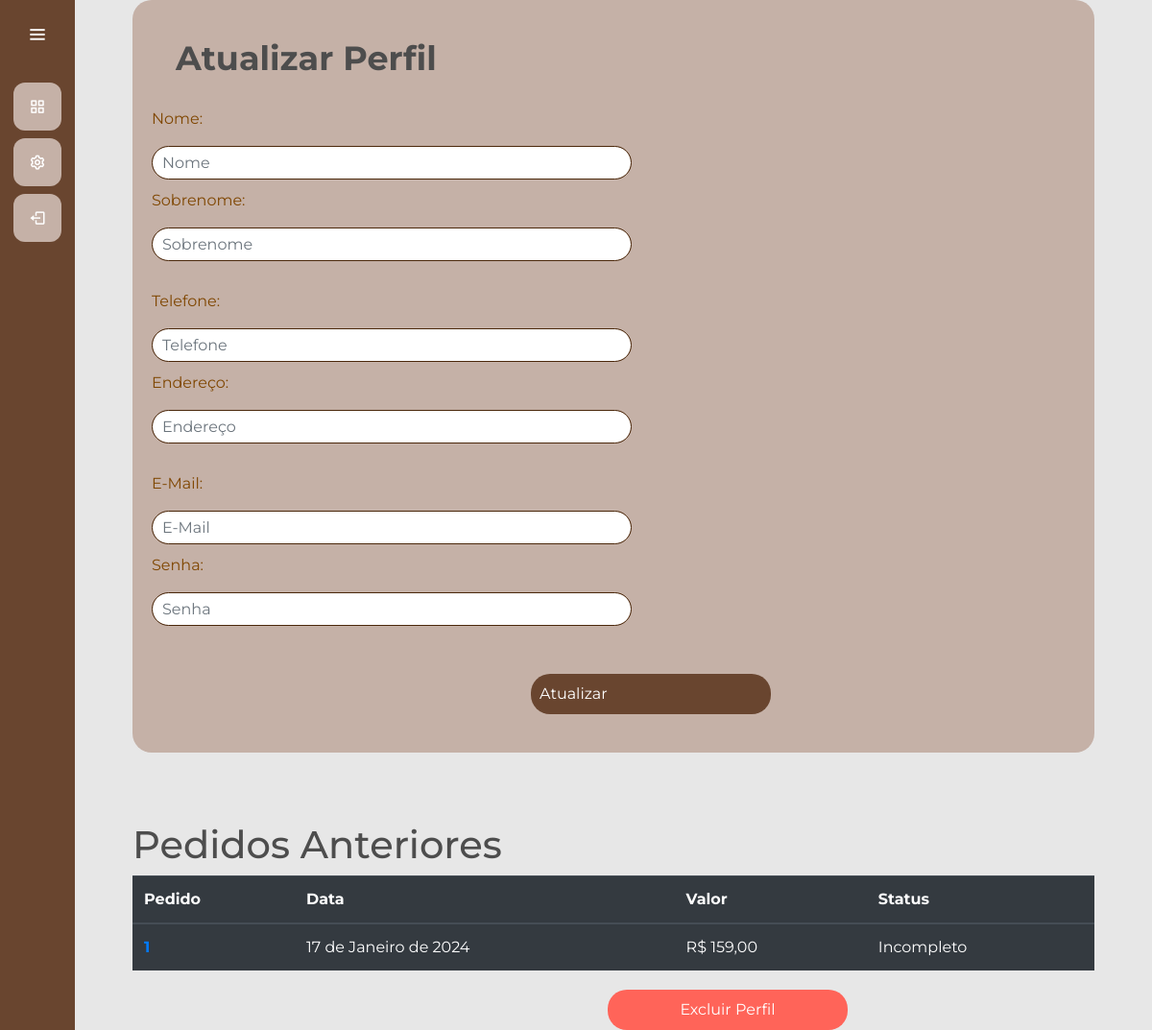
Page /usuarios/perfil/ (signed in) on the earlier database version.
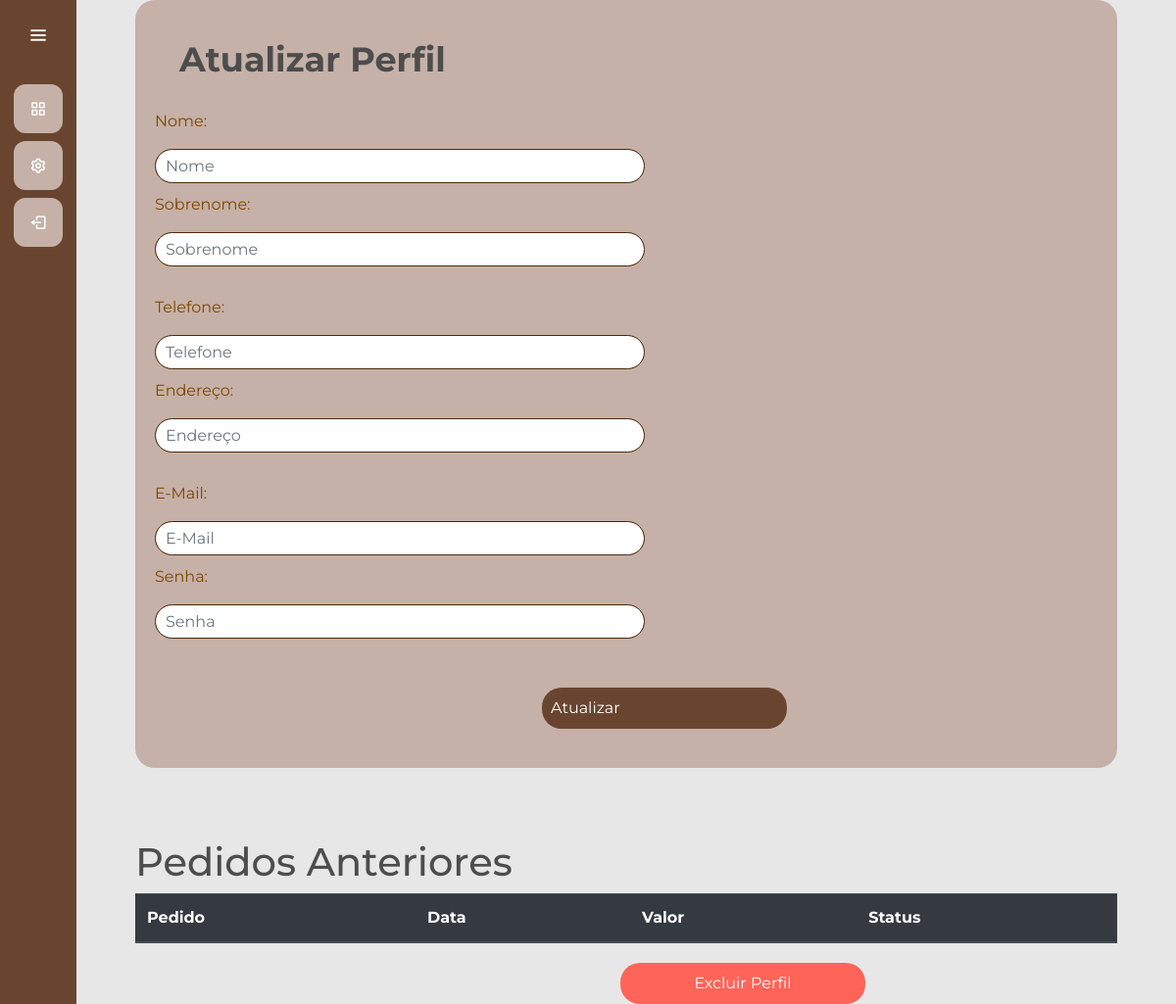
Same page on the later database version.
### gerenciamento/models.py (models this page shows, shortened)
class Pedido(models.Model):
    id_pedido = models.AutoField(primary_key=True)
    id_transacao = models.CharField(max_length=255, null=True)
    cliente = models.ForeignKey(usuarios_models.Usuario, on_delete=models.SET_NULL, null=True, blank=True)
    data = models.DateField(auto_now_add=True)
    valor_final = models.FloatField(default=0.0)
    produtos = models.ManyToManyField(Produto, through='PedidoProduto')
    completo = models.BooleanField(default=False, null=True, blank=False)

### usuarios/views.py (the view, shortened to what this page needs)
# urls.py: path('perfil/', views.perfil, name='perfil'),
@login_required(login_url='/usuarios/cadastro/')
def perfil(request):
    pedidos = Pedido.objects.filter(cliente=request.user, valor_final__gt=0)
    return render(request, 'perfil.html',{'pedidos': pedidos})

### usuarios/models.py (called while the page is built)
    def __str__(self) -> str:
        return self.username

### usuarios/templates/perfil.html (shortened to what this page needs)
{% extends "cliente.html" %}
{% load static %}
{% block 'head' %}
    <link rel="stylesheet" href="{% static 'usuarios/css/principal-oficial.css' %}">
    <link rel="stylesheet" href="{% static 'usuarios/css/perfil-oficial.css' %}">
{% endblock %}
{% block 'dashboard' %}
<body>
    <div class="container-perfil">
        <div id="att-perfil">
            <form action="{% url 'perfil' %}" method="POST" id="form-perfil">
                <div class="caixa-perfil">
                    <div id="perfil">
                        <h1 class="titulo_perfil">Atualizar Perfil</h1>
                        <div class="row">
                            <div class="col-md">
                                <p>Nome:</p>
                                <input type="text" class="form-control" placeholder="Nome" name="nome" value="{{nome}}" >
                            </div>
                            <div class="col-md">
                                <p>Sobrenome:</p>
                                <input type="text" class="form-control" placeholder="Sobrenome" name="sobrenome" value="{{sobrenome}}" >
                            </div>
                        </div>
                        <div class="row">
                            <div class="col-md">
                                <p>Telefone:</p>
                                <input type="text" class="form-control" placeholder="Telefone" name="telefone" value="{{telefone}}" >
                            </div>
                            <div class="col-md">
                                <p>Endereço:</p>
                                <input type="text" class="form-control" placeholder="Endereço" name="endereco" value="{{endereco}}" >
                            </div>
                        </div>
                        <div class="row">
                            <div class="col-md">
                                <p>E-Mail:</p>
                                <input type="email" class="form-control" placeholder="E-Mail" name="email" value="{{email}}" >
                            </div>
                            <div class="col-md">
                                <p>Senha:</p>
                                <input type="password" class="form-control" placeholder="Senha" name="senha" value="{{senha}}" >
                            </div>
                        </div>
                        <div class="row">
                            <button class="btn-att-perfil" value="Atualizar">Atualizar</button>
                        </div>
                    </div>
                </div>
            </form>
        </div>
    </div>
    <div class="container-pedidos">
        <br>
        <br>
        <div id="pedidos-anteriores" class="pedidos-anteriores">
            <div class="caixa-pedidos">
                <div id="pedidos" class="pedidos-anteriores">
                    <br>
                    <h1  id="pedidos-anteriores-perfil">Pedidos Anteriores</h1>
                    <div class="container-fluid distanciamento">
                        <table class="table table-dark">
                            <thead>
                                <tr>
                                    <th scope="col">Pedido</th>
                                    <th scope="col">Data</th>
                                    <th scope="col">Valor</th>
                                    <th scope="col">Status</th>
                                </tr>
                            </thead>
                            <tbody>
                                {% for pedido in pedidos|dictsortreversed:"id_pedido" %}
                                    <tr>
                                        <th><a href="{% url 'notaPedido' pedido.id_pedido %}">{{ pedido.id_pedido }}</a></th>
                                        <td>{{ pedido.data }}</td>
                                        <td>R$ {{ pedido.valor_final|floatformat:2 }}</td>
                                        <td>{% if pedido.completo %}Completo{% else %}Incompleto{% endif %}</td>
                                    </tr>
                                {% endfor %}
                            </tbody>
                        </table>
                    </div>
                </div>
            </div>
        </div>
    </div>
    <div class="row">
        <button class="btn-remover-principal" onclick="confirmarExclusao()">Excluir Perfil</button>
    </div>
</body>
{% endblock %}

### templates/cliente.html (shortened to what this page needs)
{% load static %}
<!doctype html>
<html lang="pt-BR">
  <head>
    <link rel="stylesheet" href="https://cdn.jsdelivr.net/npm/bootstrap@4.6.1/dist/css/bootstrap.min.css">
    <link rel="stylesheet" href="{% static 'general/css/base.css' %}">
    <link rel="stylesheet" href="{% static 'general/css/general.css' %}">
    <link href='https://unpkg.com/boxicons@2.1.4/css/boxicons.min.css' rel='stylesheet'>
    <link rel="stylesheet" href="https://stackpath.bootstrapcdn.com/bootstrap/4.4.1/css/bootstrap.min.css">
    {% block 'head' %}{% endblock %}
  </head>
  <body>
      <div class="sidebar">
        <div class="logo-details">
            <i class='bx bx-menu' id="btn" ></i>
        </div>
        <ul class="nav-list">
          <li>
            <a href="{% url 'principal' %}">
              <i class='bx bx-grid-alt'></i>
            </a>
          </li>
          <li>
            <a href="{% url 'perfil' %}">
              <i class='bx bx-cog' ></i>
            </a>
          </li>
          <li>
            <a href="{% url 'logout' %}" id="logout-link">
                <i class='bx bx-log-out' ></i>
            </a>
          </li>
        </ul>
      </div>
      <section class="home-section">
          {% block 'dashboard'%}
          {% endblock %}
      </section>
  </body>
</html>

### templates/static/general/css/base.css (style rules this page uses)
* { margin: 0; padding: 0; box-sizing: border-box; font-family: "Montserrat" , sans-serif; }
.sidebar { position: fixed; left: 0; top: 0; height: 100%; width: 78px; background: var(--dark-color); padding: 6px 14px; z-index: 99; transition: all 0.5s ease; }
.sidebar .logo-details { height: 60px; display: flex; align-items: center; position: relative; }
.sidebar .logo-details #btn { position: absolute; top: 50%; right: 0; transform: translateY(-50%); font-size: 22px; transition: all 0.4s ease; font-size: 23px; text-align: center; cursor: pointer; transition: all 0.5s ease; }
.sidebar i { color: #fff; height: 60px; min-width: 50px; font-size: 28px; text-align: center; line-height: 60px; }
.sidebar .nav-list { margin-top: 20px; height: 100%; }
.sidebar li { position: relative; margin: 8px 0; list-style: none; }
.sidebar li a { display: flex; height: 100%; width: 100%; border-radius: 12px; align-items: center; text-decoration: none; transition: all 0.4s ease; background: var(--main-color); }
.sidebar li i { height: 50px; line-height: 50px; font-size: 18px; border-radius: 12px; }
.home-section { position: relative; min-height: 100vh; top: 0; background: #E7E7E7; left: 78px; color: #7F4600; width: calc(100% - 78px); transition: all 0.5s ease; z-index: 2; }
body { background-color: hsl(0, 0%, 98%); }
h1,h2,h3,h4,h5,h6 { color:hsl(0, 0%, 30%); }
.form-control { width: 500px; height: 35px; border-radius: 20px; border: var(--differential-color) solid 1px; padding-left: 10px; margin-bottom: 10px; }
.row { display: flex; flex-direction: row; justify-content: space-between; margin-top: 20px; }

### templates/static/general/css/general.css (style rules this page uses)
:root { --main-color: #c5b1a7; --dark-color: #69452F; --light-color: #E7E7E7; --contrast-color: #faab66; --differential-color: #4b280b; --red-color: #9E7047; }

### templates/static/usuarios/css/principal-oficial.css (style rules this page uses)
:root { --main-color: #c5b1a7; --dark-color: #69452F; --light-color: #E7E7E7; --contrast-color: #faab66; --differential-color: #4b280b; --red-color: #9E7047; }
* { margin: 0; padding: 0; box-sizing: border-box; outline: none; font-family: 'Montserrat', sans-serif; }
body { width: 100%; height: auto; display: flex; }

### templates/static/usuarios/css/perfil-oficial.css (style rules this page uses)
.container-perfil { display: flex; flex-direction: column; align-items: center; justify-content: center; padding: 20px; background-color: var(--main-color); margin-left: 60px; margin-right: 60px; border-radius: 20px; padding-bottom: 40px; }
.titulo_perfil { display: flex; font-size: 35px; font-weight: 700; margin-bottom: 20px; padding: 20px 0px 10px 25px; }
.btn-att-perfil { display: flex; background-color: var(--dark-color); color: white; border: none; border-radius: 20px; width: 250px; cursor: pointer; padding: 9px; align-self: center; margin-top: 20px; margin-left: 410px; }
#att-perfil { width: 100%; height: 100%; display: flex; flex-direction: column; align-items: center; }
#form-perfil { display: flex; align-items: center; }
#att-perfil .caixa-perfil { width: 100%; height: 100%; display: flex; flex-direction: column; align-items: center; }
#pedidos-anteriores-perfil { margin-left: 60px; }
.distanciamento { padding-left: 60px; padding-right: 60px; }
.btn-remover-principal { background-color: #ff6459; color: white; border: none; border-radius: 20px; width: 250px; cursor: pointer; padding: 9px; margin-left: 570px; }
.form-control { width: 500px; height: 35px; border-radius: 20px; border: var(--differential-color) solid 1px; padding-left: 10px; margin-bottom: 10px; }

Differences in the rows shown:
removed Pedido: id_pedido "1", data "17 de Janeiro de 2024", valor_final "159,00", completo "Incompleto"
